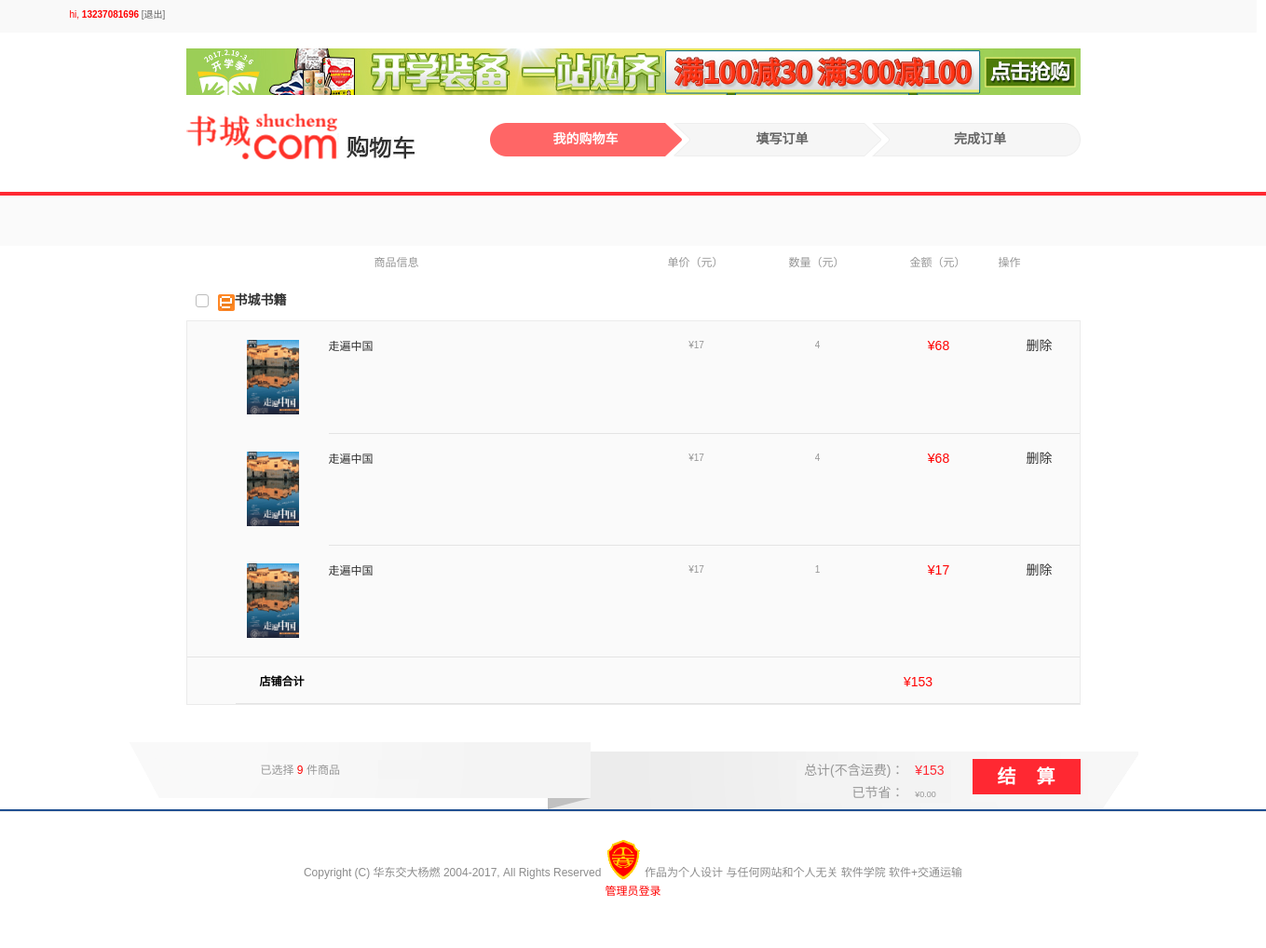
Page /bookshop/shoppingcar.php (signed in) on the committed database.
### tables this page shows
CREATE TABLE `cart` (
  `id` int(11) NOT NULL AUTO_INCREMENT,
  `usersid` varchar(255) DEFAULT NULL,
  `goodsid` varchar(255) DEFAULT NULL,
  `num` varchar(255) DEFAULT NULL,
  `addtime` varchar(255) DEFAULT NULL,
  `price` varchar(255) DEFAULT NULL,
  `image` varchar(255) DEFAULT NULL,
  PRIMARY KEY (`id`)
);

CREATE TABLE `goods` (
  `id` int(11) NOT NULL AUTO_INCREMENT,
  `name` varchar(255) DEFAULT NULL,
  `image2` varchar(255) DEFAULT NULL,
  `image1` varchar(255) DEFAULT NULL,
  `cateid` int(255) DEFAULT NULL,
  `marketprice` double(255,0) DEFAULT NULL,
  `nowprice` double(255,0) DEFAULT NULL,
  `special` varchar(255) DEFAULT NULL,
  `store` int(255) DEFAULT NULL,
  `sellnum` int(255) DEFAULT NULL,
  `contents` text,
  `author` varchar(255) DEFAULT NULL,
  `press` varchar(255) DEFAULT NULL,
  `publishtime` date DEFAULT NULL,
  PRIMARY KEY (`id`)
);

### bookshop/func.php (called while the page is built, shortened)
<?php
$db = db_connect();
function check($str){
	global $db;
	$str = trim($str);
	$sql = $str;
	$result = mysql_query($sql,$db) or db_error();
	return $result;
}
?>

### bookshop/shoppingcar.php (the view, shortened to what this page needs)
<?php
include "func.php";
?>
<!DOCTYPE html>
<html>
<head lang="en">
    <link rel="stylesheet" href="iconfont/iconfont.css"/>
    <link rel="stylesheet" href="css/reset.css"/>
    <link rel="stylesheet" href="css/shoppingcar.css"/>
</head>
<body>
<div id="hd">
    <div class="hd_wrap">
        <?php
        $username=$_SESSION['username'];
        $userid=$_SESSION['userid'];
        if(isset($username)){
            ?>
            <div class="hi">hi,
                <a href="index.php">
                    <b><?php echo $username ?></b>
                </a>
                <a name="logOut" href="exit.php" class="out" target="_self">[退出]</a>
            </div>
        <?php } ?>
    </div>
</div>
<div class="shoppingcar_wrap">
    <a href="index.php"></a>
</div>
<div class="logo_line">
    <div class="w960 clearfix">
        <div class="procedure">
            <span class="current my_car">我的购物车</span>
            <span class="w_order">填写订单</span>
            <span class="f_order" >完成订单</span>
        </div>
        <a href="index.php" class="logo">
            <img src="img/shoppingcar/car_logo.png"/>
        </a>
    </div>
</div>
<?php
$sql="select * from cart where usersid=$userid";
$result=mysql_query($sql);
$num=mysql_num_rows($result);
if(isset($username) && $num){
?>
    <div class="add_line"></div>
    <div class="w960">
        <ul class="shopping_title clearfix">
            <li class="f1">
            </li>
            <li class="f2">商品信息</li>
            <li class="f3">单价（元）</li>
            <li class="f4">数量（元）</li>
            <li class="f5">金额（元）</li>
            <li class="f6">操作</li>
        </ul>
        <div class="fn_shop">
            <table border="0" cellspacing="0" cellpadding="0"  class="shop_title">
                <tr>
                    <td class="fn_shop_td"><a class="check_now " href="javascript:void(0)"></a></td>
                    <td><img src="img/shoppingcar/e.png"/></td>
                    <td><span>书城书籍</span></td>
                </tr>
            </table>
            <div class="shopping_list">
                <table width="100%">
                    <?php
                    $total = 0;
                    $total_num=0;
                    $userid = $_SESSION["userid"];
                    $str = "select  a.id as id , b.name as goodsid , a.usersid as userid , ";
                    $str .= " a.num as num , a.price as price , a.addtime as addtime ,a.image as image  from cart a , goods b ";
                    $str .= " where a.goodsid = b.id and a.usersid = '$userid'  order by id desc ;";
                    $result = check($str);
                    while($rs=mysql_fetch_object($result)){
                        ?>
                        <tr>
                            <td class="row1">&nbsp;&nbsp;</td>
                            <td class="row_img">
                                <img src="<?php echo $rs->image?>"/>
                            </td>
                            <td class="row_name">
                                <div class="name">
                                    <a href="javascript:void(0)"><?php echo $rs->goodsid  ?></a>
                                </div>
                            </td>
                            <td class="row3"><span>¥<?php echo $rs->price  ?></span></td>
                            <td class="row3">
                                <span><?php echo $rs->num  ?></span>
                            </td>
                            <td class="row4"><span class="red">¥<?php echo floatval($rs->price)*floatval($rs->num)  ?></span></td>
                            <td class="delete"><a href="cartfunc.php?id=<?php echo $rs->id; ?>&&method=delete"
                                                  onclick="{if(confirm('确定要删除吗?')){return true;}return false;}">删除</a></td>
                        </tr>
                        <?php
                        $total = $total + floatval($rs->price)*floatval($rs->num);
                        $total_num=$total_num+$rs->num;
                    }
                    ?>
                    <tr class="title">
                        <td class="row1">&nbsp;</td>
                        <td class="total_price">店铺合计</td>
                        <td colspan="2">&nbsp;</td>
                        <td colspan="3" class="row4"><span class="red">¥<?php echo $total  ?></span></td>
                    </tr>
                </table>
            </div>
        </div>
    </div>
    <div class="total">
        <div class="shopping_total">
            <div class="shopping_total_right">
                <a class="total_btn" href="checkout.php">结&nbsp; &nbsp;  算</a>
                <div class="subtotal">
                    <p>
                        <span class="cart_sum">总计(不含运费)：</span>
                        <span class="price">¥<?php echo $total ?></span>
                    </p>
                    <p>
                        <span class="cart_sum">已节省：</span>
                        <span class="total_favor">¥0.00</span>
                    </p>
                </div>
            </div>
            <div class="shopping_total_left">
            <span>已选择
                <font color="red"><?php echo $total_num ?></font>
                件商品
            </span>
            </div>
        </div>
    </div>
<?php } else if(isset($username) && !$num) {?>
    <div class="empty">
        <p>您的购物车还是空的，您可以：</p>
        <a href="index.php" class="btn">去逛逛</a>
    </div>
<?php } else if(empty($username)){ ?>
    <div class="empty">
        <p>您的购物车还是空的，您可以：</p>
        <a href="login.php" class="btn">立即登录</a>
        登录后购物车的商品将保存到您的账号中，或者
        <a href="index.php">去逛逛</a>
    </div>
<?php } ?>
<?php include "footer.php" ?>
</body>
</html>

### bookshop/footer.php (shortened to what this page needs)
<div class="footer" id="footer_top">
    <div class="footer_nav_box">
        <div class="footer_copyright">
            <span>Copyright (C) 华东交大杨燃 2004-2017, All Rights Reserved</span>
            <img src="img/detail/validate.gif"/>
            <span>作品为个人设计 与任何网站和个人无关 软件学院 软件+交通运输</span>
            <a class="admin" href="admin/">管理员登录</a>
        </div>
    </div>
</div>

### bookshop/css/shoppingcar.css (style rules this page uses)
.hd_wrap { width:1200px; height:35px; margin:0 auto; position:relative; }
.hd_wrap::after { content:""; display:block; clear:both; }
.hi { width:180px; padding-top:7px; }
.hi,.hi b { color:red; font-size: 10px; }
.hi .out { color:#646464; }
.shoppingcar_wrap { width: 960px; margin: 0 auto; padding: 17px 0 0; }
.shoppingcar_wrap a { display:block; width:960px; height:50px; background: url("../img/shoppingcar/href.jpg") no-repeat; }
.w960 { width:960px; margin:0 auto; }
.procedure { float: right; width: 634px; height: 36px; background: url(../img/shoppingcar/procedure1.png) no-repeat; font: bold 14px/36px "Microsoft Yahei"; color: #646464; margin: 30px 0 0; }
.procedure .current { color: #fff; width: 206px; }
.procedure span { text-align: center; display:inline-block; }
.w_order,.f_order { width:209px; }
.w960 .logo { width:250px; float:left; display: block; padding-top:20px; }
.logo_line { border-bottom: 4px solid #ff2832; width:100%; height:104px; }
.add_line { width:100%; height:54px; background-color: #fafafa; }
.shopping_title { width:100%; margin-bottom:10px; }
.shopping_title li { float:left; font-size:12px; color:#969696; line-height:36px; height:36px; }
.shopping_title .f1 { width:202px; }
.f2 { width:280px; text-align: left; }
.f3,.f4,.f5 { width:130px; text-align: center; }
.f6 { width:70px; }
.check_now { display: inline-block; width: 14px; height: 14px; border: 1px solid #bcbcbc; background-color: #fff; border-radius: 3px; line-height: 0; box-sizing: border-box; overflow: hidden; margin: 0 10px 0 0; vertical-align: text-bottom; }
.fn_shop { width:960px; }
.shop_title { color: #323232; font-weight: bold; line-height: 24px; height: 24px; margin: 10px 0; padding-left: 15px; }
.fn_shop_td { padding-left: 10px; }
.shopping_list { width:958px; border: 1px solid #ebebeb; background-color: #fafafa; margin-bottom: 40px; }
.shopping_list td { vertical-align: top; padding-top: 15px; position: relative; line-height: 22px; text-align: center; border-bottom: 1px solid #e4e4e4; }
.shopping_list .row1 { padding: 0 0 0 10px; width: 42px; vertical-align: middle; border-bottom: 0; }
.shopping_list .row_img { padding: 20px 20px 20px 0; width: 80px; border-bottom: 0; position: relative; z-index: 9; font-size: 0; line-height: 0; }
.row_img >img { height:80px; }
.shopping_list table .row_name { width: 330px; line-height: 18px; text-align: left; position: relative; padding-top: 17px; }
.row_name .name { display: block; width: 100%; height: 36px; overflow: hidden; margin-bottom: 27px; }
.row_name .name a { color:#323232; font-size: 12px; }
.shopping_list .row3 { width: 130px; color:#969696; font-size:10px; text-align: center; }
.shopping_list .row4 { width: 130px; text-align: center; }
.red { color:red; }
.shopping_list .delete a { color: #323232; }
.title { height:50px; border-top:1px solid #e4e4e4; margin-top:-1px; }
.title .total_price { font-weight:700; font-size: 12px; }
.total { width:100%; height:72px; }
.shopping_total { width: 960px; height: 72px; z-index: 10; margin: 20px auto; padding: 0 62px; background: url("../img/shoppingcar/sprite_bg.png") no-repeat; }
.shopping_total_right { float: right; margin: 18px 0 0; width: 530px; position: relative; }
.shopping_total_left { float: left; line-height: 58px; width: 430px; position: relative; }
.shopping_total_right a { display:block; float:right; font-weight:700; width:116px; text-align: center; line-height:38px; height:38px; color:#fff; font-size: 20px; background-color: #ff2832; }
.shopping_total_right .subtotal { padding-right: 30px; line-height: 24px; float: right; }
.cart_sum { display:inline-block; font-size: 14px; color:#969696; width: 114px; text-align: right; padding: 0 8px 0 0; }
.price { color:#ff2832; }
.total_favor { font-size: 9px; color:#969696; }
.shopping_total_left span { margin-left:80px; color:#969696; font-size: 12px; }
.footer { width:100%; border-top:2px solid #ff2832; }
.footer_nav_box { color: #8c8c8c; font-size: 12px; text-decoration: none; border-top: 1px solid #ebebeb; width: 100%; padding: 17px 0 50px; }
.footer_copyright { line-height: 20px; text-align: center; width: 960px; margin: 0 auto; color: #8c8c8c; padding: 10px 0 0 0; }

### rows in the picture
cart: image (picture), goodsid.name "走遍中国", price "17", num "4", floatval($rs->price)*floatval($rs->num) "68"
cart: image (picture), goodsid.name "走遍中国", price "17", num "4", floatval($rs->price)*floatval($rs->num) "68"
cart: image (picture), goodsid.name "走遍中国", price "17", num "1", floatval($rs->price)*floatval($rs->num) "17"

### other values in the picture
$username "13237081696"
$total "153"
$total_num "9"
